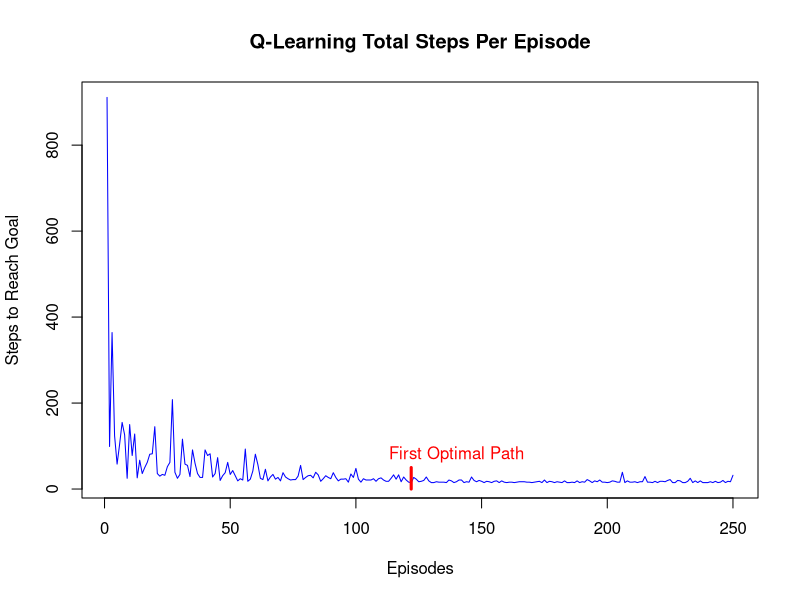
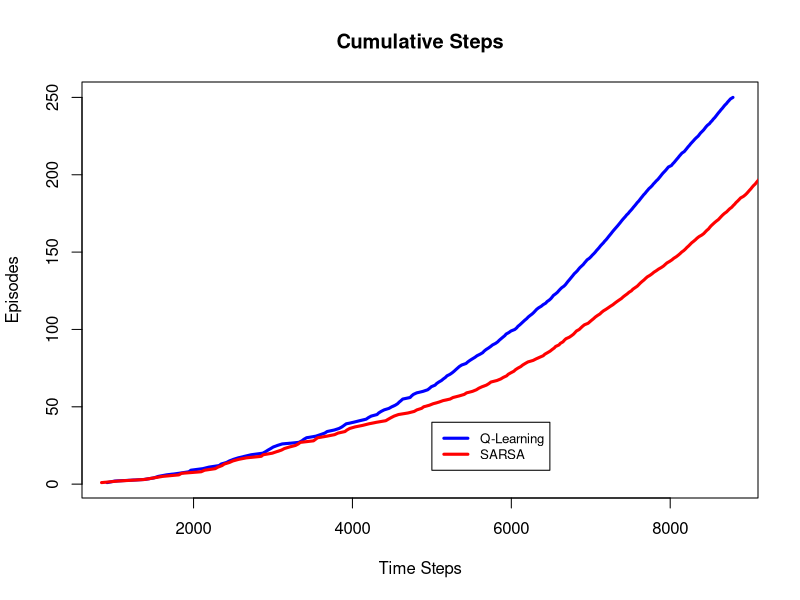

Reproduce these figures in R, in order.

###############################################################
# Windy Grid World
# There is a cross wind for the columns of the grid
# The agent learns how to reach the goal as quickly as possible
###############################################################

###############
# House Keeping
###############

# Clean up
rm(list=ls())

# Set seed
set.seed(802)

# Grid size
grid_rows = 7
grid_cols = 10

# Wind Strength 
wind = c(0, 0, 0, 1, 1, 1, 2, 2, 1, 0)

# Action set 1=Up 2=Down 3=Left 4=Right
actions = 1:4

# Reward at Each Step
reward = -1

# Step Size
alpha = 0.5

# Exploration Rate
epsilon = 0.1

# Locations
start = c(4, 1)
goal = c(4, 8)

# Q learning table
q_table_sarsa = array(0, dim = c(grid_rows,grid_cols,length(actions)))
q_table_ql = array(0, dim = c(grid_rows,grid_cols,length(actions)))

# Set number of episodes to run
episodes = 250

######################################
# Function to move through environment
######################################

step = function(state,action){
  
  rownum = state[1]
  colnum = state[2]
  
  # 1=Up
  if(action == 1){

    rownum = max(rownum -1 -wind[colnum], 1)
    
    # 2=Down
  } else if(action == 2){

    rownum = max(min(rownum +1 -wind[colnum],grid_rows), 1)
    
    # 3=Left
  } else if(action == 3){

    rownum = max(rownum -wind[colnum], 1)
    colnum = max(colnum-1, 1)
    
    # 4=Right
  } else{

    rownum = max(rownum -wind[colnum], 1)
    colnum = min(colnum+1, grid_cols)
    
  }
  
  return(c(rownum,colnum))
  
} # End Step Function

#########################################################################
# Function to select the greedy action from the current state and q_table
#########################################################################

greedy = function(state, q_table, epsilon){
  
  # Randomly select action with probability epsilon
  if(runif(1)<epsilon){
    
    g_action=sample(1:4,1)
    
  } else{
    
    # Select the best action for the given state with probability 1-epsilon
    q_vals = q_table[state[1], state[2], ]
    g_action = which(q_vals==max(q_vals))
    if(length(g_action)>1){g_action=sample(g_action,1)}
    
  }
  
  return(g_action)
  
} # End Greedy Function

###############################
# Run SARSA in Windy Grid World
###############################

# Store the steps to reach the goal for each episode
steps_vec_sarsa = NULL

# SARSA
for(i in 1:episodes){
  
  # Count steps per episode
  steps_count = 0
  
  # Always start in the same position
  state = c(4, 1)
  
  # Choose action based on epsilon-greedy
  action = greedy(state, q_table_sarsa, epsilon)
  
  # Loop until the goal is reached
  while(!setequal(state,goal)){
    
    # Find next state given current state and action
    new_state = step(state, action)
    
    # Choose action based on epsilon-greedy
    new_action = greedy(new_state, q_table_sarsa, epsilon)
    
    # Update the q-table with SARSA
    q_table_sarsa[state[1],state[2],action] =  q_table_sarsa[state[1],state[2],action] + 
      alpha * ( reward + q_table_sarsa[new_state[1],new_state[2],new_action] - 
                  q_table_sarsa[state[1],state[2],action] )
    
    # Set new state to current state and new action to current action
    state = new_state
    action = new_action
    
    # Update steps count
    steps_count = steps_count + 1
    
  }
  
  # Save steps per episode
  steps_vec_sarsa = c(steps_vec_sarsa, steps_count)
  
} # End Loop

####################################
# Run Q-Learning in Windy Grid World
####################################

# Store the steps to reach the goal for each episode
steps_vec_ql = NULL

# Q-Learning
for(i in 1:episodes){
  
  # Count steps per episode
  steps_count = 0
  
  # Always start in the same position
  state = c(4, 1)
  
  # Loop until the goal is reached
  while(!setequal(state,goal)){
    
    # Choose action based on epsilon-greedy
    action = greedy(state, q_table_ql, epsilon)
    
    # Find next state given current state and action
    new_state = step(state, action)
    
    # Update the q-table with Q-Learning
    q_table_ql[state[1],state[2],action] =  q_table_ql[state[1],state[2],action] + 
               alpha * ( reward + max(q_table_ql[new_state[1],new_state[2],]) - 
                         q_table_ql[state[1],state[2],action] )
    
    # Set new state to current state
    state = new_state
    
    # Update steps count
    steps_count = steps_count + 1
    
  }
  
  # Save steps per episode
  steps_vec_ql = c(steps_vec_ql, steps_count)
  
} # End Loop

###################################
# View SARSA and Q-Learning Results
###################################

# Summary Info SARSA
min_steps_sarsa = min(steps_vec_sarsa)
optimal_path_count_sarsa = sum(steps_vec_sarsa==min_steps_sarsa)
paste0("The agent followed the optimal path ", 100*optimal_path_count_sarsa/episodes, "% of the time with SARSA.")

# Summary Info Q-Learning
min_steps_ql = min(steps_vec_ql)
optimal_path_count_ql = sum(steps_vec_ql==min_steps_ql)
paste0("The agent followed the optimal path ", 100*optimal_path_count_ql/episodes, "% of the time with Q-Learning.")

# Graphic of steps by episode
plot(steps_vec_ql, type="l", main="Q-Learning Total Steps Per Episode", xlab="Episodes", ylab="Steps to Reach Goal", col="blue", lwd=1)
segments(x0=which(steps_vec_ql==min_steps_ql)[1], x1=which(steps_vec_ql==min_steps_ql)[1], y0=0, y1=50, col='red', lwd=3)
text(140,80, "First Optimal Path", col="red")

# Graphic of the cumulative time steps across episodes
plot(cumsum(steps_vec_ql), 1:episodes, type="l", main="Cumulative Steps", ylab="Episodes", xlab="Time Steps", col="blue", lwd=3)
lines(cumsum(steps_vec_sarsa), 1:episodes, type="l", col="red", lwd=3)
legend(5000, 40, legend=c("Q-Learning", "SARSA"),
       col=c("blue","red"), lwd=c(3,3), cex=0.8)
paste("The first time the agent followed the optimal path was on episode",which(steps_vec_ql==min_steps_ql)[1],"for Q-Learning and episode",which(steps_vec_sarsa==min_steps_sarsa)[1],"for SARSA.")

# Find the optimal direction for each state (U,D,L,R)
optimal_policy_ql = matrix(0,nrow=grid_rows,ncol=grid_cols)
for(i in 1:grid_rows){
  for(j in 1:grid_cols){
    direction = which.max(q_table_ql[i,j,])
    if(direction==1){optimal_policy_ql[i,j]="U"}
    if(direction==2){optimal_policy_ql[i,j]="D"}
    if(direction==3){optimal_policy_ql[i,j]="L"}
    if(direction==4){optimal_policy_ql[i,j]="R"}
  }
}
optimal_policy_ql[4,8]="G"
optimal_policy_ql = rbind(optimal_policy_ql, wind)
optimal_policy_ql




